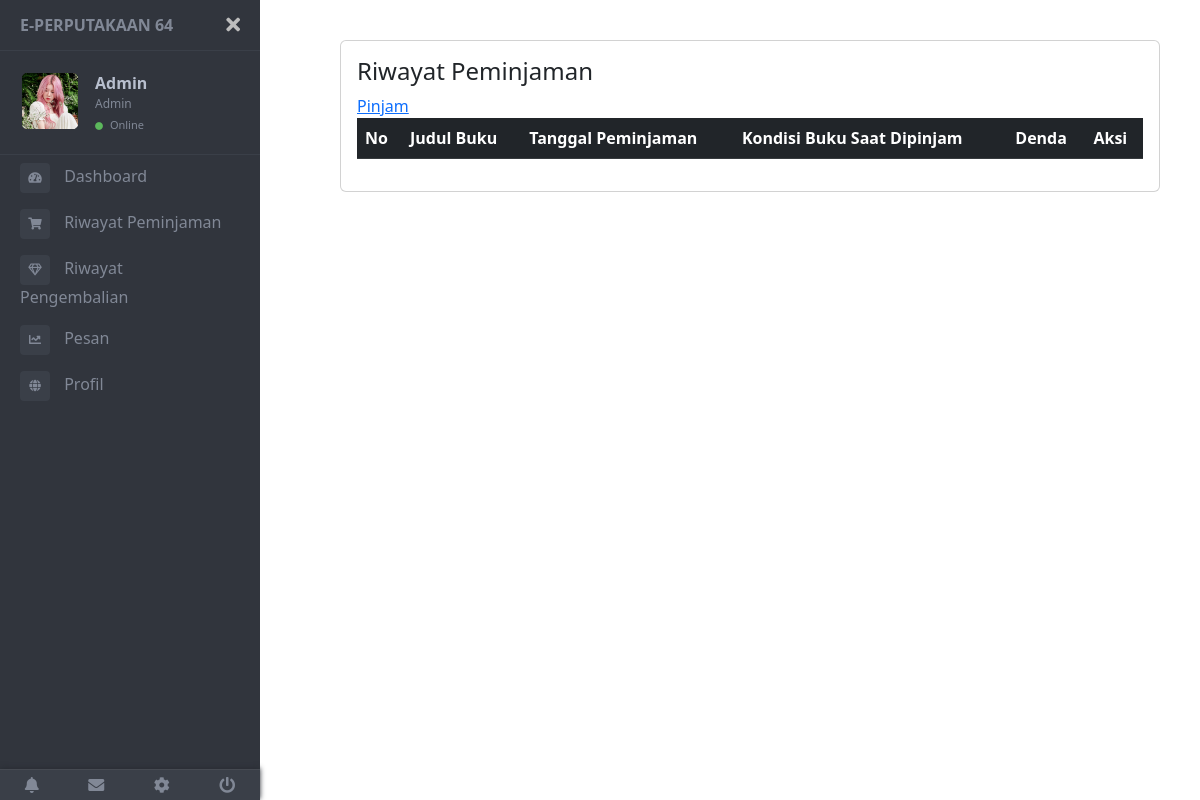
Screenshot of /user/peminjaman.php (signed in) with the database file from the repository.
### tables this page shows
CREATE TABLE `user` (
  `id` int(11) NOT NULL,
  `kode` varchar(100) NOT NULL,
  `nis` char(50) DEFAULT NULL,
  `fullname` varchar(50) NOT NULL,
  `username` varchar(100) NOT NULL,
  `password` text NOT NULL,
  `kelas` varchar(50) DEFAULT NULL,
  `alamat` text DEFAULT NULL,
  `verif` enum('verified','unverified') NOT NULL,
  `role` enum('admin','user') NOT NULL,
  `foto` text DEFAULT NULL,
  `join_date` datetime NOT NULL,
  `terakhir_login` datetime NOT NULL
);

### class/Database.php (called while the page is built, shortened)
<?php
class Database{
    private $server = "localhost";
    private $username = "root";
    private $password = "";
    private $database = "db_perpus";
    public function __construct(){
        $this->db = mysqli_connect($this->server, $this->username, $this->password, $this->database);
    }
}
?>

### class/User.php (called while the page is built, shortened)
<?php
include_once("Database.php");
class User extends Database
{
    public function find($id)
    {
        $sql = "SELECT * from user where id='$id'";
        return $this->db->query($sql)->fetch_assoc();
    }
}

### partials/sidebar_user.php (the view, shortened to what this page needs)
<nav id="sidebar" class="sidebar-wrapper">
    <div class="sidebar-content">
        <div class="sidebar-brand">
            <a href="http://localhost/perpus/user/index.php">E-Perputakaan 64</a>
            <div id="close-sidebar">
                <i class="fas fa-times"></i>
            </div>
        </div>
        <div class="sidebar-header">
            <div class="user-pic">
                <img class="img-responsive img-rounded" src="<?= $data_user["foto"] ?>" alt="User picture">
            </div>
            <div class="user-info">
                <span class="user-name"><Strong><?= $data_user["fullname"]; ?></Strong></span>
                <span class="user-role text-capitalize"><?= $data_user["role"]; ?></span>
                <span class="user-status">
                    <i class="fa fa-circle"></i>
                    <span>Online</span>
                </span>
            </div>
        </div>
        <div class="sidebar-menu">
            <ul>
                <li class="sidebar">
                    <a href="http://localhost/perpus/user/index.php">
                        <i class="fa fa-tachometer-alt"></i>
                        <span>Dashboard</span>
                    </a>
                </li>
                <li class="sidebar">
                    <a href="http://localhost/perpus/user/peminjaman.php">
                        <i class="fa fa-shopping-cart"></i>
                        <span>Riwayat Peminjaman</span>
                    </a>
                </li>
                <li class="sidebar">
                    <a href="http://localhost/perpus/user/pengembalian.php">
                        <i class="far fa-gem"></i>
                        <span>Riwayat Pengembalian</span>
                    </a>
                </li>
                <li class="sidebar">
                    <a href="http://localhost/perpus/user/pesan.php">
                        <i class="fa fa-chart-line"></i>
                        <span>Pesan</span>
                    </a>
                </li>
                <li class="sidebar">
                    <a href="http://localhost/perpus/user/profil.php">
                        <i class="fa fa-globe"></i>
                        <span>Profil</span>
                    </a>
                </li>
            </ul>
        </div>
    </div>
    <div class="sidebar-footer">
        <a href="#">
            <i class="fa fa-bell"></i>
        </a>
        <a href="#">
            <i class="fa fa-envelope"></i>
        </a>
        <a href="#">
            <i class="fa fa-cog"></i>
        </a>
        <a href="http://localhost/perpus/logout.php">
            <i class="fa fa-power-off"></i>
        </a>
    </div>
</nav>

### assets/css/style.css (style rules this page uses)
body { font-size: 0.9rem; }
.page-wrapper .sidebar-wrapper, .sidebar-wrapper .sidebar-brand>a, .sidebar-wrapper .sidebar-dropdown>a:after, .sidebar-wrapper .sidebar-menu .sidebar-dropdown .sidebar-submenu li a:before, .sidebar-wrapper ul li a i, .page-wrapper .page-content, .sidebar-wrapper .sidebar-search input.search-menu, .sidebar-wrapper .sidebar-search .input-group-text, .sidebar-wrapper .sidebar-menu ul li a, #show-sidebar, #close-sidebar { -webkit-transition: all 0.3s ease; -moz-transition: all 0.3s ease; -ms-transition: all 0.3s ease; -o-transition: all 0.3s ease; transition: all 0.3s ease; }
.page-wrapper.toggled .sidebar-wrapper { left: 0px; }
.sidebar-wrapper { width: 260px; height: 100%; max-height: 100%; position: fixed; top: 0; left: -300px; z-index: 999; }
.sidebar-wrapper ul { list-style-type: none; padding: 0; margin: 0; }
.sidebar-wrapper a { text-decoration: none; }
.sidebar-content { max-height: calc(100% - 30px); height: calc(100% - 30px); overflow-y: auto; position: relative; }
.sidebar-wrapper .sidebar-brand { padding: 10px 20px; display: flex; align-items: center; }
.sidebar-wrapper .sidebar-brand>a { text-transform: uppercase; font-weight: bold; flex-grow: 1; }
.sidebar-wrapper .sidebar-brand #close-sidebar { cursor: pointer; font-size: 20px; }
.sidebar-wrapper .sidebar-header { padding: 20px; overflow: hidden; }
.sidebar-wrapper .sidebar-header .user-pic { float: left; width: 60px; padding: 2px; border-radius: 12px; margin-right: 15px; overflow: hidden; }
.sidebar-wrapper .sidebar-header .user-pic img { object-fit: cover; height: 100%; width: 100%; }
.sidebar-wrapper .sidebar-header .user-info { float: left; }
.sidebar-wrapper .sidebar-header .user-info>span { display: block; }
.sidebar-wrapper .sidebar-header .user-info .user-role { font-size: 12px; }
.sidebar-wrapper .sidebar-header .user-info .user-status { font-size: 11px; margin-top: 4px; }
.sidebar-wrapper .sidebar-header .user-info .user-status i { font-size: 8px; margin-right: 4px; color: #5cb85c; }
.sidebar-wrapper .sidebar-menu { padding-bottom: 10px; }
.sidebar-wrapper .sidebar-menu ul li a { display: inline-block; width: 100%; text-decoration: none; position: relative; padding: 8px 30px 8px 20px; }
.sidebar-wrapper .sidebar-menu ul li a i { margin-right: 10px; font-size: 12px; width: 30px; height: 30px; line-height: 30px; text-align: center; border-radius: 4px; }
.sidebar-footer { position: absolute; width: 100%; bottom: 0; display: flex; }
.sidebar-footer>a { flex-grow: 1; text-align: center; height: 30px; line-height: 30px; position: relative; }
.chiller-theme .sidebar-wrapper { background: #31353D; }
.chiller-theme .sidebar-wrapper .sidebar-header, .chiller-theme .sidebar-wrapper .sidebar-search, .chiller-theme .sidebar-wrapper .sidebar-menu { border-top: 1px solid #3a3f48; }
.chiller-theme .sidebar-wrapper .sidebar-header .user-info .user-role, .chiller-theme .sidebar-wrapper .sidebar-header .user-info .user-status, .chiller-theme .sidebar-wrapper .sidebar-search input.search-menu, .chiller-theme .sidebar-wrapper .sidebar-search .input-group-text, .chiller-theme .sidebar-wrapper .sidebar-brand>a, .chiller-theme .sidebar-wrapper .sidebar-menu ul li a, .chiller-theme .sidebar-footer>a { color: #818896; }
.chiller-theme .sidebar-wrapper .sidebar-menu ul li:hover>a, .chiller-theme .sidebar-wrapper .sidebar-menu .sidebar-dropdown.active>a, .chiller-theme .sidebar-wrapper .sidebar-header .user-info, .chiller-theme .sidebar-wrapper .sidebar-brand>a:hover, .chiller-theme .sidebar-footer>a:hover i { color: #b8bfce; }
.page-wrapper.chiller-theme.toggled #close-sidebar { color: #bdbdbd; }
.chiller-theme .sidebar-wrapper .sidebar-menu ul li a i, .chiller-theme .sidebar-wrapper .sidebar-menu .sidebar-dropdown div, .chiller-theme .sidebar-wrapper .sidebar-search input.search-menu, .chiller-theme .sidebar-wrapper .sidebar-search .input-group-text { background: #3a3f48; }
.chiller-theme .sidebar-footer { background: #3a3f48; box-shadow: 0px -1px 5px #282c33; border-top: 1px solid #464a52; }
.chiller-theme .sidebar-footer>a:first-child { border-left: none; }
.chiller-theme .sidebar-footer>a:last-child { border-right: none; }

### rows the page displays
user: foto (picture), fullname "Admin", role "Admin"
